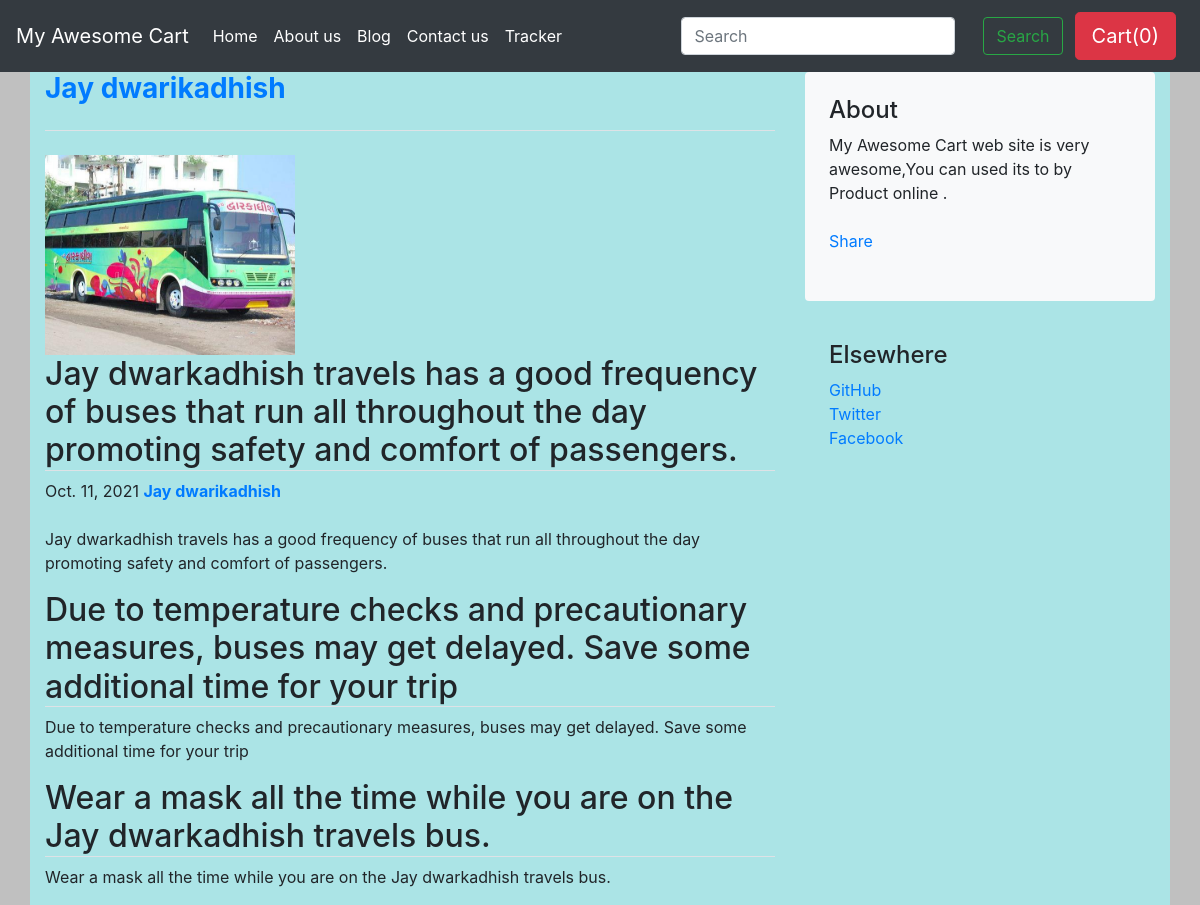
The page /blog/blogpost/1 on the database its author committed.
### Blog/models.py (models this page shows, shortened)
class Blogdetails(models.Model):
    Post_id = models.AutoField
    Title = models.CharField(max_length=100)
    heading0 = models.CharField(max_length=10000, default="")
    dheading0 = models.CharField(max_length=10000, default="")
    heading1 = models.CharField(max_length=50000, default="")
    dheading1 = models.CharField(max_length=10000, default="")
    heading2 = models.CharField(max_length=10000, default="")
    dheading2 = models.CharField(max_length=50000, default="")
    Blog_date = models.DateField(auto_now_add=True)
    image = models.ImageField(upload_to="Shops/images", default="")

### Blog/views.py (the view)
# urls.py: path('blogpost/<int:myid>', views.blogpost, name="blogpost")
def blogpost(request, myid):
    Maindata = Blogdetails.objects.filter(id=myid)
    Blog = {"data": Maindata}
    return render(request, "Blog/Blogpost.html", Blog)

### Blog/templates/Blog/Blogpost.html (shortened to what this page needs)
{% extends 'Blog/Basic.html' %}
{% block body %}
<div class="container">
    <div class="row g-5">
        <div class="col-md-8">
            {% for i in data %}
            <h3 class="pb-4 mb-4 fst-italic border-bottom text-primary"><strong>
                    {{i.Title}}
            </h3>
            {% if i.image %}
            <img src="/media/{{i.image}}" alt="" class="bd-placeholder-img" width="250" height="200"
                aria-label="Placeholder :image">
            {% endif %}
            <h2 class="blog-post-title border-bottom">{{i.heading0}}</h2>
            <p class=" blog-post-meta">{{i.Blog_date}} <strong
                    class="d-inline-block mb-2 text-primary">{{i.Title}}</strong>
            <p>{{i.dheading0}}</p>
            <h2 class="blog-post-title border-bottom">{{i.heading1}}</h2>
            <p>{{i.dheading1}}</p>
            <h2 class="blog-post-title border-bottom">{{i.heading2}}</h2>
            <p>{{i.dheading2}}</p>
            {% endfor %}
        </div>
        <div class="col-md-4">
            <div class="position-sticky" style="top: 2rem;">
                <div class="p-4 mb-3 bg-light rounded">
                    <h4 class="fst-italic">About</h4>
                    <p class="mb-0">My Awesome Cart web site is very awesome,You can used its to by Product online .</p>
                    <div class="my-4 fb-share-button" data-href="http://127.0.0.1:8000/blog/blogpost/{{i.id}}"
                        data-layout="button" data-size="large"><a target="_blank"
                            href="https://www.facebook.com/sharer/sharer.php?u=http%3A%2F%2F127.0.0.1%3A8000%2Fblog%2Fblogpost%2F1&amp;src=sdkpreparse"
                            class="fb-xfbml-parse-ignore">Share</a></div>
                </div>
                <div class="p-4">
                    <h4 class="fst-italic">Elsewhere</h4>
                    <ol class="list-unstyled">
                        <li><a href="#">GitHub</a></li>
                        <li><a href="#">Twitter</a></li>
                        <li><a href="https://www.facebook.com/">Facebook</a></li>
                    </ol>
                </div>
            </div>
        </div>
    </div>
</div>
{% endblock %}

### Blog/templates/Blog/Basic.html (style rules this page uses)
body { background-color: rgb(192, 192, 192); }
.container { background-color: rgb(171, 228, 230); }

### rows shown on the page
Blogdetails: Title "Jay dwarikadhish", image (picture), heading0 "Jay dwarkadhish travels has a good frequency of buses that run all throughout the day promoting safety and comfort of passengers.", Blog_date "Oct. 11, 2021", dheading0 "Jay dwarkadhish travels has a good frequency of buses that run all throughout the day promoting safety and comfort of passengers.", heading1 "Due to temperature checks and precautionary measures, buses may get delayed. Save some additional time for your trip", dheading1 "Due to temperature checks and precautionary measures, buses may get delayed. Save some additional time for your trip", heading2 "Wear a mask all the time while you are on the Jay dwarkadhish travels bus.", dheading2 "Wear a mask all the time while you are on the Jay dwarkadhish travels bus."
